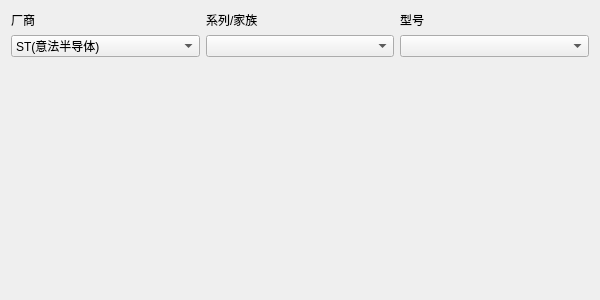
<?xml version="1.0" encoding="UTF-8"?>
<ui version="4.0">
 <class>ChipSelecter</class>
 <widget class="QDialog" name="ChipSelecter">
  <property name="geometry">
   <rect>
    <x>0</x>
    <y>0</y>
    <width>600</width>
    <height>300</height>
   </rect>
  </property>
  <property name="windowTitle">
   <string>请选择想要烧录的芯片型号</string>
  </property>
  <layout class="QVBoxLayout" name="verticalLayout">
   <item>
    <layout class="QGridLayout" name="gridLayout">
     <item row="1" column="1">
      <widget class="QComboBox" name="comboBox_series"/>
     </item>
     <item row="0" column="0">
      <widget class="QLabel" name="label">
       <property name="text">
        <string>厂商</string>
       </property>
      </widget>
     </item>
     <item row="0" column="1">
      <widget class="QLabel" name="label_2">
       <property name="text">
        <string>系列/家族</string>
       </property>
      </widget>
     </item>
     <item row="1" column="0">
      <widget class="QComboBox" name="comboBox_manufacturer">
       <property name="editable">
        <bool>false</bool>
       </property>
       <item>
        <property name="text">
         <string>ST(意法半导体)</string>
        </property>
       </item>
       <item>
        <property name="text">
         <string>Puya(普冉)</string>
        </property>
       </item>
      </widget>
     </item>
     <item row="0" column="2">
      <widget class="QLabel" name="label_3">
       <property name="text">
        <string>型号</string>
       </property>
      </widget>
     </item>
     <item row="1" column="2">
      <widget class="QComboBox" name="comboBox_name"/>
     </item>
    </layout>
   </item>
   <item>
    <spacer name="verticalSpacer">
     <property name="orientation">
      <enum>Qt::Vertical</enum>
     </property>
     <property name="sizeHint" stdset="0">
      <size>
       <width>20</width>
       <height>40</height>
      </size>
     </property>
    </spacer>
   </item>
  </layout>
 </widget>
 <resources/>
 <connections/>
</ui>
